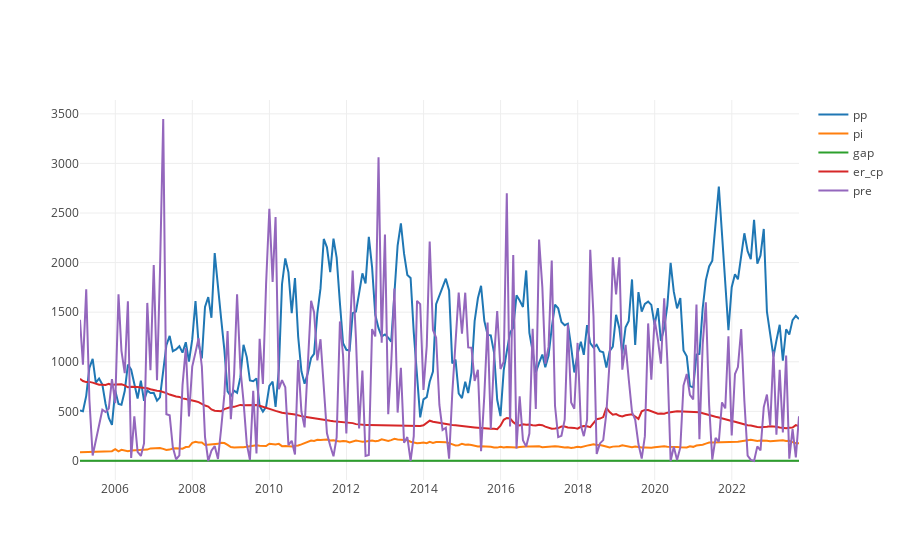

The code cell stored with this chart in its notebook:
### Code cell
fig = go.Figure()
for variable in df.columns:
    fig.add_trace(go.Line(x = df.index, y =df[variable], name = variable))
fig.update_layout(template = None)

### Figure 1 — Plotly figure (JSON) as saved in the notebook; plotly's stock layout.template omitted (floating-point values rounded to 4 significant figures; data arrays with more than 128 entries replaced by an {"elided": "..."} marker saying what was removed)
{"data": [{"name": "pp", "type": "scatter", "x": {"elided": "225 str values"}, "y": {"elided": "225 float values"}}, {"name": "pi", "type": "scatter", "x": {"elided": "225 str values"}, "y": {"elided": "225 float values"}}, {"name": "gap", "type": "scatter", "x": {"elided": "225 str values"}, "y": {"elided": "225 float values"}}, {"name": "er_cp", "type": "scatter", "x": {"elided": "225 str values"}, "y": {"elided": "225 float values"}}, {"name": "pre", "type": "scatter", "x": {"elided": "225 str values"}, "y": {"elided": "225 float values"}}], "layout": {}}
